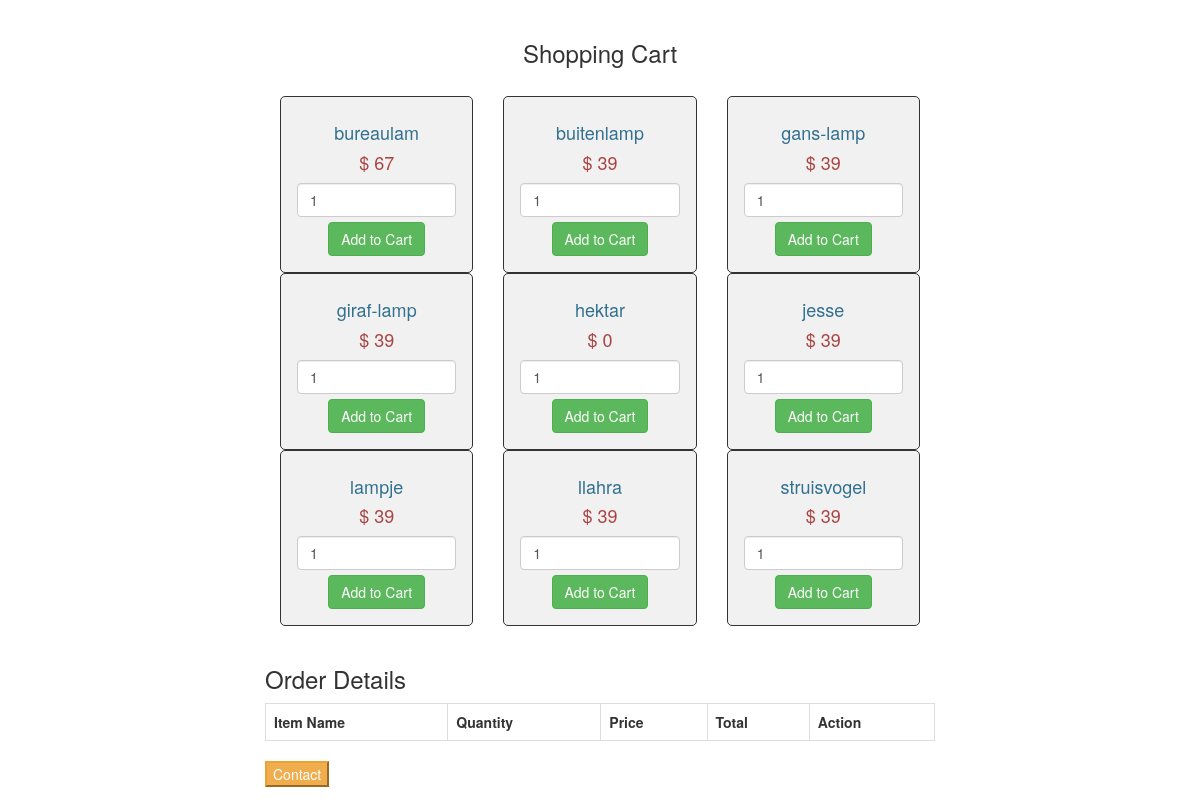
The app's page /cart.php with its own data.
### tables this page shows
CREATE TABLE `product` (
  `product_id` int(11) NOT NULL,
  `name` varchar(265) NOT NULL,
  `description` varchar(265) NOT NULL,
  `category_id` int(11) NOT NULL,
  `price` int(11) NOT NULL,
  `color` varchar(265) NOT NULL,
  `weight` int(11) NOT NULL,
  `active` int(11) NOT NULL
);

### cart.php (the view, shortened to what this page needs)
<?php
 $connect = mysqli_connect("localhost", "root", "", "webshop");
 ?>
 <!DOCTYPE html>
 <html>
      <head>
           <link rel="stylesheet" href="https://maxcdn.bootstrapcdn.com/bootstrap/3.3.6/css/bootstrap.min.css" />
      </head>
      <body>
           <br />
           <div class="container" style="width:700px;">
                <h3 align="center">Shopping Cart</h3><br />
                <?php
                $query = "SELECT * FROM product ORDER BY product_id ASC";
                $result = mysqli_query($connect, $query);
                if(mysqli_num_rows($result) > 0)
                {
                     while($row = mysqli_fetch_array($result))
                     {
                ?>
                <div class="col-md-4">
                     <form method="post" action="cart.php?action=add&id=<?php echo $row["product_id"]; ?>">
                          <div style="border:1px solid #333; background-color:#f1f1f1; border-radius:5px; padding:16px;" align="center">
                               <h4 class="text-info"><?php echo $row["name"]; ?></h4>
                               <h4 class="text-danger">$ <?php echo $row["price"]; ?></h4>
                               <input type="text" name="quantity" class="form-control" value="1" />
                               <input type="submit" name="add_to_cart" style="margin-top:5px;" class="btn btn-success" value="Add to Cart" />
                          </div>
                     </form>
                </div>
                <?php
                     }
                }
                ?>
                <br />
                <h3>Order Details</h3>
                <div class="table-responsive">
                     <table class="table table-bordered">
                          <tr>
                               <th >Item Name</th>
                               <th >Quantity</th>
                               <th >Price</th>
                               <th >Total</th>
                               <th>Action</th>
                          </tr>
                     </table>
                </div>
                <a href="Contact.html"><button class="btn-warning font-size-12">Contact</button></a>
           </div>
           <br />
      </body>
 </html>

### records on screen
product: name "bureaulam", price "67"
product: name "buitenlamp", price "39"
product: name "gans-lamp", price "39"
product: name "giraf-lamp", price "39"
product: name "hektar", price "0"
product: name "jesse", price "39"
product: name "lampje", price "39"
product: name "llahra", price "39"
product: name "struisvogel", price "39"
